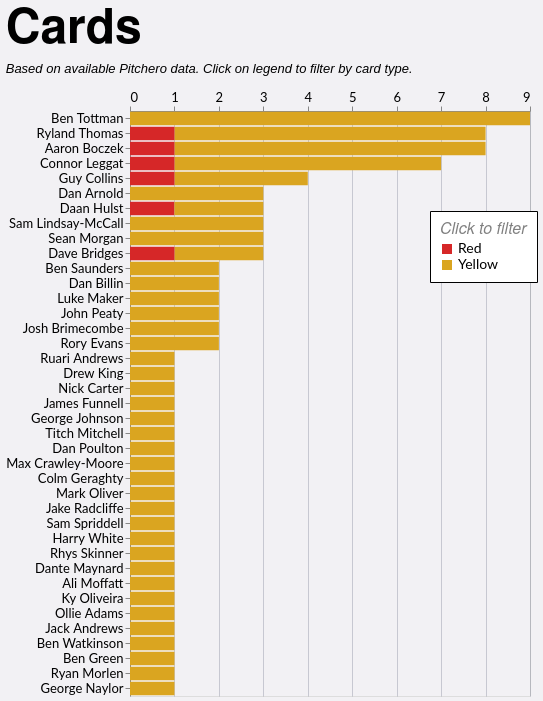

Specify this chart in Vega-Lite:
### Vega-Lite specification from a JSON file in a GitHub repository (floating-point values rounded to 4 significant figures)
{"config": {"axis": {"labelFont": "Lato, sans-serif", "titleFont": "PT Sans Narrow, Helvetica Neue, Helvetica, Arial, sans-serif", "labelFontSize": 13, "titleFontSize": 24, "gridColor": "#202947", "gridOpacity": 0.2}, "header": {"labelFont": "PT Sans Narrow, Helvetica Neue, Helvetica, Arial, sans-serif", "titleFont": "PT Sans Narrow, Helvetica Neue, Helvetica, Arial, sans-serif", "labelFontSize": 24, "titleFontSize": 28, "labelFontWeight": "bold", "orient": "left"}, "legend": {"labelFont": "Lato, sans-serif", "titleFont": "PT Sans Narrow, Helvetica Neue, Helvetica, Arial, sans-serif", "labelFontSize": 14, "titleFontSize": 16, "titlePadding": 5, "fillColor": "white", "strokeColor": "black", "padding": 10, "titleFontWeight": "lighter", "titleFontStyle": "italic", "titleColor": "gray", "offset": 10}, "title": {"font": "PT Sans Narrow, Helvetica Neue, Helvetica, Arial, sans-serif", "fontSize": 48, "fontWeight": "bold", "anchor": "start", "align": "center", "titlePadding": 20, "subtitlePadding": 10, "subtitleFontSize": 13, "subtitleColor": "", "subtitleFontStyle": "italic", "offset": 15, "color": "black"}, "axisX": {"labelAngle": 0}, "facet": {"title": null, "header": null, "align": {"row": "each", "column": "each"}}, "resolve": {"scale": {"y": "independent", "facet": "independent"}}, "background": "#f2f1f4"}, "data": {"name": "data-533f7e8e69031124daa6e2b5e9b7f58b"}, "mark": {"type": "bar"}, "encoding": {"color": {"field": "event", "legend": {"legendX": 300, "legendY": 100, "orient": "none", "title": "Click to filter"}, "scale": {"domain": ["Red", "Yellow"], "range": ["#d62728", "goldenrod"]}, "type": "nominal"}, "tooltip": [{"field": "player", "title": "Player", "type": "nominal"}, {"field": "event", "title": "Card Type", "type": "nominal"}, {"aggregate": "sum", "field": "count", "title": "Cards", "type": "quantitative"}, {"aggregate": "sum", "field": "A", "title": "Games", "type": "quantitative"}], "x": {"aggregate": "sum", "axis": {"format": "d", "orient": "top", "title": null}, "field": "count", "type": "quantitative"}, "y": {"field": "player", "sort": "-x", "title": null, "type": "nominal"}}, "height": {"step": 15}, "title": {"text": "Cards", "subtitle": "Based on available Pitchero data. Click on legend to filter by card type."}, "width": 400, "$schema": "https://vega.github.io/schema/vega-lite/v5.20.1.json", "datasets": {"data-533f7e8e69031124daa6e2b5e9b7f58b": [{"player": "Ruari Andrews", "event": "Yellow", "count": 1, "A": 16, "season": "2017/18", "squad": "1st"}, {"player": "Dan Arnold", "event": "Yellow", "count": 1, "A": 15, "season": "2017/18", "squad": "1st"}, {"player": "Connor Leggat", "event": "Yellow", "count": 1, "A": 13, "season": "2018/19", "squad": "1st"}, {"player": "Daan Hulst", "event": "Red", "count": 1, "A": 10, "season": "2018/19", "squad": "1st"}, {"player": "Dan Arnold", "event": "Yellow", "count": 2, "A": 12, "season": "2019/20", "squad": "1st"}, {"player": "Drew King", "event": "Yellow", "count": 1, "A": 7, "season": "2019/20", "squad": "1st"}, {"player": "Connor Leggat", "event": "Yellow", "count": 1, "A": 11, "season": "2019/20", "squad": "1st"}, {"player": "Ben Saunders", "event": "Yellow", "count": 1, "A": 6, "season": "2019/20", "squad": "1st"}, {"player": "Ben Tottman", "event": "Yellow", "count": 1, "A": 12, "season": "2019/20", "squad": "1st"}, {"player": "Nick Carter", "event": "Yellow", "count": 1, "A": 4, "season": "2021/22", "squad": "1st"}, {"player": "James Funnell", "event": "Yellow", "count": 1, "A": 12, "season": "2021/22", "squad": "1st"}, {"player": "Sam Lindsay-McCall", "event": "Yellow", "count": 2, "A": 13, "season": "2021/22", "squad": "1st"}, {"player": "Sean Morgan", "event": "Yellow", "count": 1, "A": 10, "season": "2021/22", "squad": "1st"}, {"player": "Dave Bridges", "event": "Yellow", "count": 1, "A": 15, "season": "2022/23", "squad": "1st"}, {"player": "Guy Collins", "event": "Yellow", "count": 1, "A": 17, "season": "2022/23", "squad": "1st"}, {"player": "George Johnson", "event": "Yellow", "count": 1, "A": 17, "season": "2022/23", "squad": "1st"}, {"player": "Connor Leggat", "event": "Yellow", "count": 1, "A": 9, "season": "2022/23", "squad": "1st"}, {"player": "Titch Mitchell", "event": "Yellow", "count": 1, "A": 2, "season": "2022/23", "squad": "1st"}, {"player": "Sean Morgan", "event": "Yellow", "count": 1, "A": 8, "season": "2022/23", "squad": "1st"}, {"player": "Dan Poulton", "event": "Yellow", "count": 1, "A": 17, "season": "2022/23", "squad": "1st"}, {"player": "Ben Saunders", "event": "Yellow", "count": 1, "A": 7, "season": "2022/23", "squad": "1st"}, {"player": "Ryland Thomas", "event": "Yellow", "count": 2, "A": 8, "season": "2022/23", "squad": "1st"}, {"player": "Ben Tottman", "event": "Yellow", "count": 2, "A": 19, "season": "2022/23", "squad": "1st"}, {"player": "Connor Leggat", "event": "Red", "count": 1, "A": 9, "season": "2022/23", "squad": "1st"}, {"player": "Dan Billin", "event": "Yellow", "count": 2, "A": 20, "season": "2023/24", "squad": "1st"}, {"player": "Aaron Boczek", "event": "Yellow", "count": 2, "A": 21, "season": "2023/24", "squad": "1st"}, {"player": "Dave Bridges", "event": "Yellow", "count": 1, "A": 17, "season": "2023/24", "squad": "1st"}, {"player": "Max Crawley-Moore", "event": "Yellow", "count": 1, "A": 16, "season": "2023/24", "squad": "1st"}, {"player": "Colm Geraghty", "event": "Yellow", "count": 1, "A": 7, "season": "2023/24", "squad": "1st"}, {"player": "Sam Lindsay-McCall", "event": "Yellow", "count": 1, "A": 22, "season": "2023/24", "squad": "1st"}, {"player": "Luke Maker", "event": "Yellow", "count": 1, "A": 13, "season": "2023/24", "squad": "1st"}, {"player": "Sean Morgan", "event": "Yellow", "count": 1, "A": 2, "season": "2023/24", "squad": "1st"}, {"player": "Mark Oliver", "event": "Yellow", "count": 1, "A": 5, "season": "2023/24", "squad": "1st"}, {"player": "John Peaty", "event": "Yellow", "count": 1, "A": 13, "season": "2023/24", "squad": "1st"}, {"player": "Jake Radcliffe", "event": "Yellow", "count": 1, "A": 18, "season": "2023/24", "squad": "1st"}, {"player": "Sam Spriddell", "event": "Yellow", "count": 1, "A": 11, "season": "2023/24", "squad": "1st"}, {"player": "Ryland Thomas", "event": "Yellow", "count": 3, "A": 25, "season": "2023/24", "squad": "1st"}, {"player": "Ben Tottman", "event": "Yellow", "count": 2, "A": 25, "season": "2023/24", "squad": "1st"}, {"player": "Harry White", "event": "Yellow", "count": 1, "A": 7, "season": "2023/24", "squad": "1st"}, {"player": "Dave Bridges", "event": "Red", "count": 1, "A": 17, "season": "2023/24", "squad": "1st"}, {"player": "Aaron Boczek", "event": "Yellow", "count": 1, "A": 4, "season": "2024/25", "squad": "1st"}, {"player": "Josh Brimecombe", "event": "Yellow", "count": 1, "A": 19, "season": "2024/25", "squad": "1st"}, {"player": "Guy Collins", "event": "Yellow", "count": 2, "A": 20, "season": "2024/25", "squad": "1st"}, {"player": "Connor Leggat", "event": "Yellow", "count": 3, "A": 11, "season": "2024/25", "squad": "1st"}, {"player": "Luke Maker", "event": "Yellow", "count": 1, "A": 14, "season": "2024/25", "squad": "1st"}, {"player": "Rhys Skinner", "event": "Yellow", "count": 1, "A": 4, "season": "2024/25", "squad": "1st"}, {"player": "Ryland Thomas", "event": "Yellow", "count": 1, "A": 18, "season": "2024/25", "squad": "1st"}, {"player": "Ben Tottman", "event": "Yellow", "count": 3, "A": 19, "season": "2024/25", "squad": "1st"}, {"player": "Dante Maynard", "event": "Yellow", "count": 1, "A": 1, "season": "2024/25", "squad": "1st"}, {"player": "Aaron Boczek", "event": "Red", "count": 1, "A": 4, "season": "2024/25", "squad": "1st"}, {"player": "Guy Collins", "event": "Red", "count": 1, "A": 20, "season": "2024/25", "squad": "1st"}, {"player": "Ryland Thomas", "event": "Red", "count": 1, "A": 18, "season": "2024/25", "squad": "1st"}, {"player": "Aaron Boczek", "event": "Yellow", "count": 2, "A": 7, "season": "2025/26", "squad": "1st"}, {"player": "Ali Moffatt", "event": "Yellow", "count": 1, "A": 4, "season": "2025/26", "squad": "1st"}, {"player": "John Peaty", "event": "Yellow", "count": 1, "A": 6, "season": "2025/26", "squad": "1st"}, {"player": "Ben Tottman", "event": "Yellow", "count": 1, "A": 5, "season": "2025/26", "squad": "1st"}, {"player": "Josh Brimecombe", "event": "Yellow", "count": 1, "A": 6, "season": "2021/22", "squad": "2nd"}, {"player": "Rory Evans", "event": "Yellow", "count": 1, "A": 15, "season": "2021/22", "squad": "2nd"}, {"player": "Ky Oliveira", "event": "Yellow", "count": 1, "A": 2, "season": "2022/23", "squad": "2nd"}, {"player": "Ryland Thomas", "event": "Yellow", "count": 1, "A": 4, "season": "2022/23", "squad": "2nd"}, {"player": "Ollie Adams", "event": "Yellow", "count": 1, "A": 1, "season": "2023/24", "squad": "2nd"}, {"player": "Jack Andrews", "event": "Yellow", "count": 1, "A": 8, "season": "2023/24", "squad": "2nd"}, {"player": "Rory Evans", "event": "Yellow", "count": 1, "A": 10, "season": "2023/24", "squad": "2nd"}, {"player": "Daan Hulst", "event": "Yellow", "count": 1, "A": 7, "season": "2023/24", "squad": "2nd"}, {"player": "Ben Watkinson", "event": "Yellow", "count": 1, "A": 11, "season": "2023/24", "squad": "2nd"}, {"player": "Aaron Boczek", "event": "Yellow", "count": 2, "A": 3, "season": "2024/25", "squad": "2nd"}, {"player": "Ben Green", "event": "Yellow", "count": 1, "A": 13, "season": "2024/25", "squad": "2nd"}, {"player": "Daan Hulst", "event": "Yellow", "count": 1, "A": 4, "season": "2024/25", "squad": "2nd"}, {"player": "Ryan Morlen", "event": "Yellow", "count": 1, "A": 6, "season": "2024/25", "squad": "2nd"}, {"player": "George Naylor", "event": "Yellow", "count": 1, "A": 10, "season": "2024/25", "squad": "2nd"}]}}
